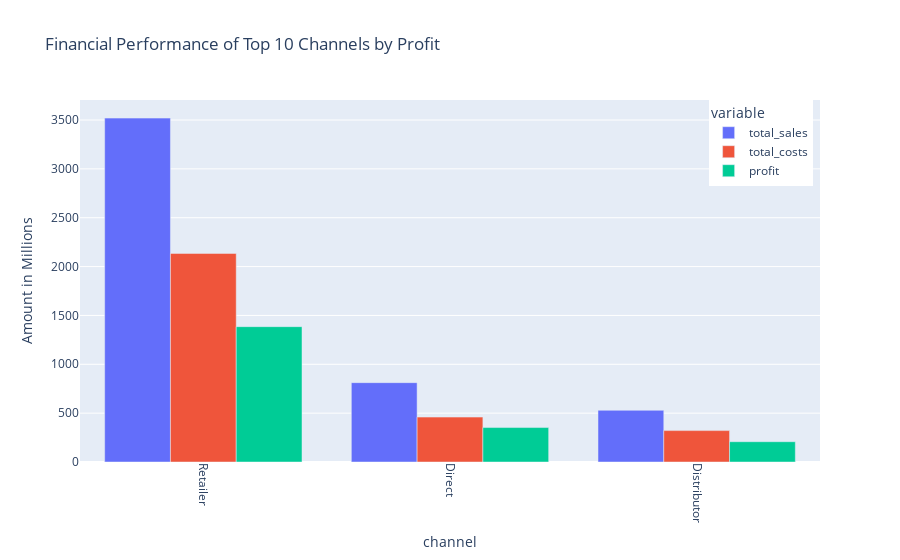

The notebook cell saved with this chart:
### Markdown cell above
### channel

### Code cell
# Visualizing top 10 financial performance based on profit within the 'channel' category
column = 'channel'
plotly_visualize_by_profit(actual_sales_estimates_post, column)

### Figure 1 — Plotly figure (JSON) as saved in the notebook; plotly's stock layout.template omitted (floating-point values rounded to 4 significant figures)
{"data": [{"alignmentgroup": "True", "hovertemplate": "variable=total_sales<br>channel=%{x}<br>Amount in Millions=%{y}<extra></extra>", "legendgroup": "total_sales", "marker": {"color": "#636efa", "pattern": {"shape": ""}}, "name": "total_sales", "offsetgroup": "total_sales", "orientation": "v", "showlegend": true, "textposition": "auto", "type": "bar", "x": ["Retailer", "Direct", "Distributor"], "xaxis": "x", "y": [3520.0, 812.1, 529.0], "yaxis": "y"}, {"alignmentgroup": "True", "hovertemplate": "variable=total_costs<br>channel=%{x}<br>Amount in Millions=%{y}<extra></extra>", "legendgroup": "total_costs", "marker": {"color": "#EF553B", "pattern": {"shape": ""}}, "name": "total_costs", "offsetgroup": "total_costs", "orientation": "v", "showlegend": true, "textposition": "auto", "type": "bar", "x": ["Retailer", "Direct", "Distributor"], "xaxis": "x", "y": [2135.0, 459.5, 321.3], "yaxis": "y"}, {"alignmentgroup": "True", "hovertemplate": "variable=profit<br>channel=%{x}<br>Amount in Millions=%{y}<extra></extra>", "legendgroup": "profit", "marker": {"color": "#00cc96", "pattern": {"shape": ""}}, "name": "profit", "offsetgroup": "profit", "orientation": "v", "showlegend": true, "textposition": "auto", "type": "bar", "x": ["Retailer", "Direct", "Distributor"], "xaxis": "x", "y": [1385.0, 352.6, 207.6], "yaxis": "y"}], "layout": {"barmode": "group", "legend": {"orientation": "v", "title": {"text": "variable"}, "tracegroupgap": 0, "x": 0.99, "xanchor": "right", "y": 1, "yanchor": "top"}, "title": {"text": "Financial Performance of Top 10 Channels by Profit"}, "xaxis": {"anchor": "y", "domain": [0, 1], "tickangle": 90, "title": {"text": "channel"}}, "yaxis": {"anchor": "x", "domain": [0, 1], "title": {"text": "Amount in Millions"}}}}
